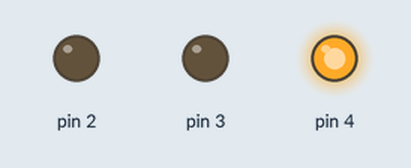
The sketch below on a simulated Arduino Uno, built with avr-gcc and run on an emulated ATmega328P. Parts: output pins drawn as LEDs (lit = HIGH).

Above: at 1.5 s.
At 4.5 s:
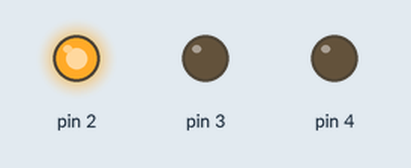
At 7.5 s:
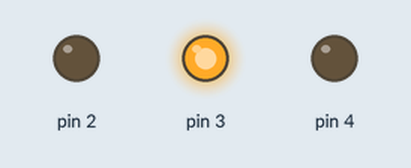
Timing chart, 0 to 11.7 s (numbered marks = the images above):
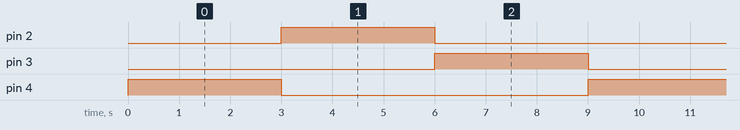

The sketch:

simulation_of_traffic_signal1.ino
```cpp
// C++ code
//
void setup()
{
  pinMode(3, OUTPUT);
  pinMode(4, OUTPUT);
  pinMode(2, OUTPUT);
}

void loop()
{
  // Traffic Signal
  digitalWrite(3, LOW);
  digitalWrite(4, HIGH);
  delay(3000); // Wait for 3000 millisecond(s)
  digitalWrite(4, LOW);
  digitalWrite(2, HIGH);
  delay(3000); // Wait for 3000 millisecond(s)
  digitalWrite(2, LOW);
  digitalWrite(3, HIGH);
  delay(3000); // Wait for 3000 millisecond(s)
}
```

Measured:
- by itself, pin 2–4: alternates HIGH for 3.0 s and LOW for 6.0 s
- by itself, everything shown: repeats every 9.0 s, in 3 steps
